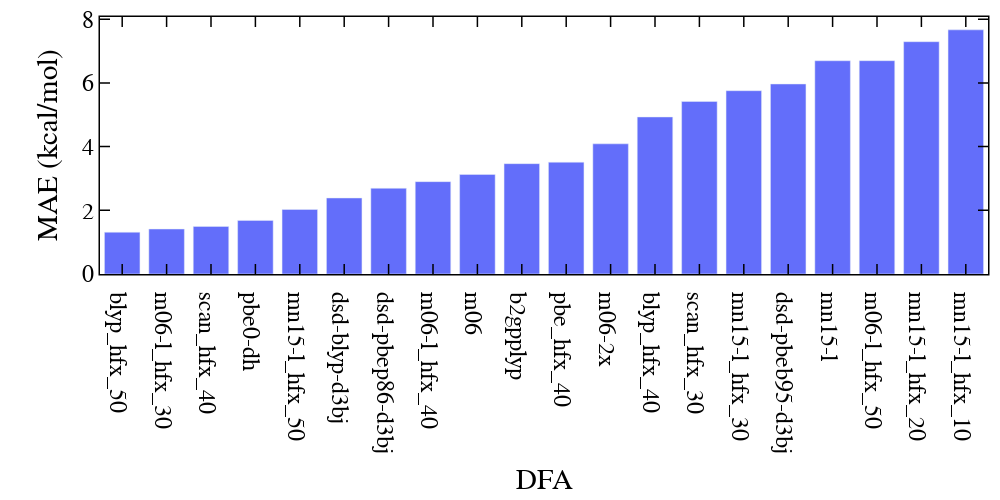

Notebook cell for this chart:
### Markdown cell above
##### MAEs of different DFAs for LS $Fe_2(CS)_n(H_2O)_{6-n}$

### Code cell
x, y = [], []
mae_dict = {}
for f in functionals:
    mae_dict[f] = np.nanmean(np.abs(df["delta.%s.vertsse"%f].values*1))
mae_dict = dict(sorted(mae_dict.items(), key=lambda item: item[1]))
data = [go.Bar(x=list(mae_dict.keys())[:20],
               y=list(mae_dict.values())[:20], name='all'),]
layout = go.Layout()
layout.update(glob_layout)
layout["xaxis"].update({'title': "DFA"})
layout["yaxis"].update({'title': "MAE (kcal/mol)", })
layout.update(width=1000, height=500, boxmode='group')
fig = dict(data=data, layout=layout)
iplot(fig)

### Figure 1 — Plotly figure (JSON) as saved in the notebook; plotly's stock layout.template omitted (floating-point values rounded to 4 significant figures)
{"data": [{"name": "all", "type": "bar", "x": ["blyp_hfx_50", "m06-l_hfx_30", "scan_hfx_40", "pbe0-dh", "mn15-l_hfx_50", "dsd-blyp-d3bj", "dsd-pbep86-d3bj", "m06-l_hfx_40", "m06", "b2gpplyp", "pbe_hfx_40", "m06-2x", "blyp_hfx_40", "scan_hfx_30", "mn15-l_hfx_30", "dsd-pbeb95-d3bj", "mn15-l", "m06-l_hfx_50", "mn15-l_hfx_20", "mn15-l_hfx_10"], "y": [1.312, 1.412, 1.494, 1.683, 2.027, 2.387, 2.692, 2.9, 3.125, 3.465, 3.51, 4.088, 4.93, 5.417, 5.755, 5.966, 6.696, 6.698, 7.294, 7.666]}], "layout": {"boxmode": "group", "font": {"color": "black", "family": "Helvetica", "size": 24}, "height": 500, "legend": {"orientation": "v"}, "margin": {"b": 100, "l": 100, "r": 10, "t": 10}, "paper_bgcolor": "rgba(255,255,255,100)", "plot_bgcolor": "white", "width": 1000, "xaxis": {"color": "black", "linecolor": "black", "linewidth": 1.5, "mirror": "allticks", "showgrid": false, "showline": true, "ticklen": 10, "ticks": "inside", "tickwidth": 1.5, "title": {"text": "DFA"}, "zeroline": false}, "yaxis": {"color": "black", "linecolor": "black", "linewidth": 1.5, "mirror": "allticks", "showgrid": false, "showline": true, "ticklen": 10, "ticks": "inside", "tickwidth": 1.5, "title": {"text": "MAE (kcal/mol)"}, "zeroline": false}}}
